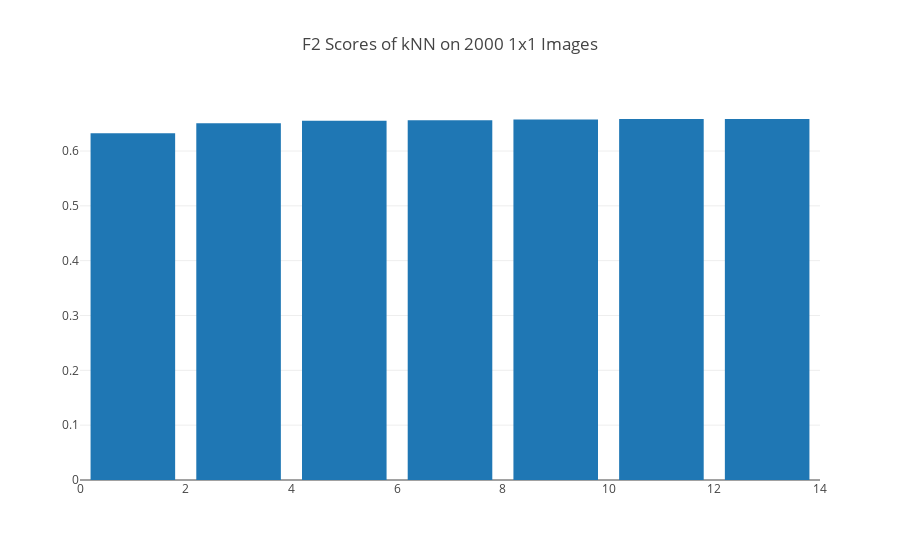

Write notebook code for a chart like this one.
### Markdown cell above
## Nearest Neighbors Classifier

The simplest supervised learning method is a nearest neighbors classifier. First we try resizing each image to be 1x1, which effectively make each image be represented by its mean RGB triple.

### Code cell
image_names = list(tags.keys())

image_size = (1, 1)
image_dir = os.path.join(data_dir, 'train-jpg')
all_images = planet.util.read_images(image_dir, image_names, out_size=image_size)
train_images = all_images[train_inds, :]
test_images = all_images[test_inds, :]

### Figure 1 — Plotly figure (JSON) as saved in the notebook; plotly's stock layout.template omitted (floating-point values rounded to 4 significant figures)
{"data": [{"type": "bar", "x": [1, 3, 5, 7, 9, 11, 13], "y": [0.6322, 0.6506, 0.655, 0.6559, 0.6574, 0.6584, 0.6583]}], "layout": {"title": "F2 Scores of kNN on 2000 1x1 Images"}}
